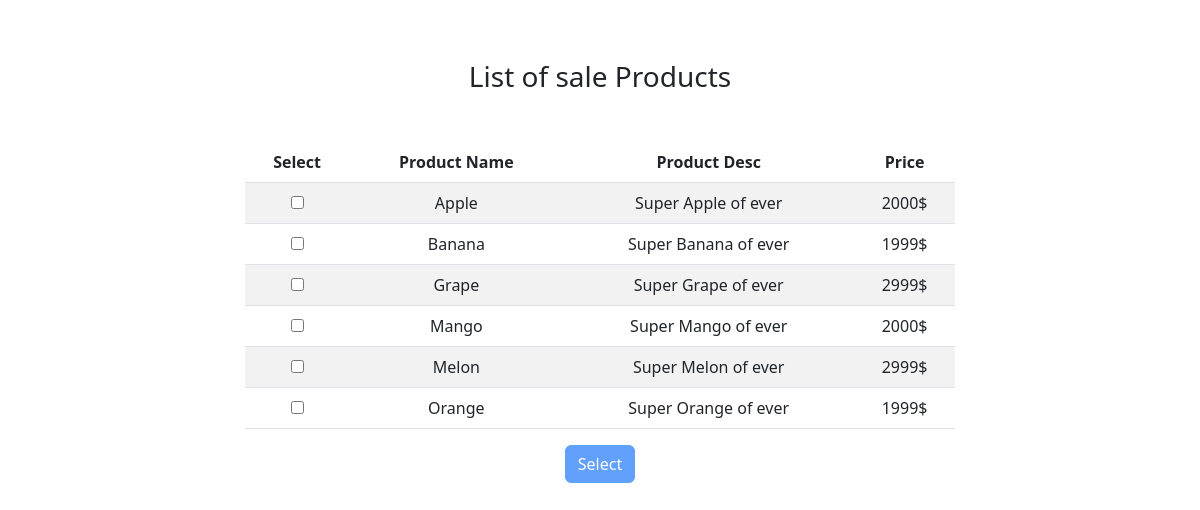
The page / on the database its author committed.
### products/models.py (models this page shows, shortened)
class Product(models.Model):
    name = models.CharField(max_length=100)
    description = models.TextField()
    price = models.IntegerField()

### products/views.py (the view, shortened to what this page needs)
# urls.py: path('', views.get_list_products, name='list'),
def get_list_products(request):
    products = Product.objects.all()
    data =  request.POST.getlist('scales')
    context = {
        'products':products
    }
    return render(request, 'list.html', context)

### templates/list.html (shortened to what this page needs)
<!DOCTYPE html>
<html lang="en">
<head>
    <link href="https://cdn.jsdelivr.net/npm/bootstrap@5.3.0-alpha1/dist/css/bootstrap.min.css" rel="stylesheet">
</head>
<body>
    <div class="containter">
        <div class="row text-center" style="margin-top: 60px;">
            <h3>List of sale Products</h3>
            <p></p>
            <br>
            <div class="col" style="margin-left: 20%; margin-right:20%">
               <form action="" id="check" method="post" name="productForm">
                    <table class="table table-striped" id="packs">
                        <thead>
                            <tr>
                                <th scope="col">Select</th>
                                <th scope="col">Product Name</th>
                                <th scope="col">Product Desc </th>
                                <th scope="col">Price</th>
                            </tr>
                        </thead>
                        <tbody>
                            {% for sale in products %}
                            <tr>
                            <td><input type="checkbox" id="scales" value="{{sale.id}}" onclick="check()" name="scales"></td>
                            <td>{{sale.name}}</td>
                            <td>{{sale.description}}</td>
                            <td>{{sale.price}}$</td>
                        </tr>
                        {% endfor %}
                        </tbody>
                    </table>
                    <button id="submit" disabled class="btn btn-primary">Select</button>
                </form>
        </div>
        </div>
    </div>
</body>
</html>

### rows shown on the page
Product: name "Apple", description "Super Apple of ever", price "2000"
Product: name "Banana", description "Super Banana of ever", price "1999"
Product: name "Grape", description "Super Grape of ever", price "2999"
Product: name "Mango", description "Super Mango of ever", price "2000"
Product: name "Melon", description "Super Melon of ever", price "2999"
Product: name "Orange", description "Super Orange of ever", price "1999"
